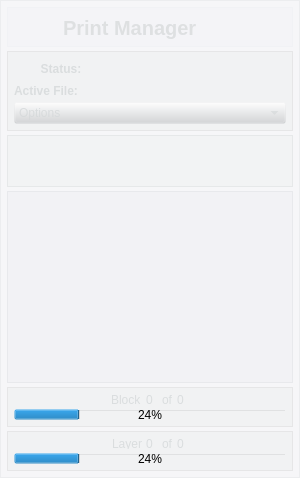
          <widget class="QFrame" name="printManager_frame">
           <property name="minimumSize">
            <size>
             <width>0</width>
             <height>360</height>
            </size>
           </property>
           <property name="styleSheet">
            <string notr="true">background: rgba(212,215,217,30);
</string>
           </property>
           <property name="frameShape">
            <enum>QFrame::StyledPanel</enum>
           </property>
           <property name="frameShadow">
            <enum>QFrame::Raised</enum>
           </property>
           <layout class="QVBoxLayout" name="verticalLayout_14">
            <property name="spacing">
             <number>4</number>
            </property>
            <property name="leftMargin">
             <number>6</number>
            </property>
            <property name="topMargin">
             <number>6</number>
            </property>
            <property name="rightMargin">
             <number>6</number>
            </property>
            <property name="bottomMargin">
             <number>6</number>
            </property>
            <item>
             <widget class="QFrame" name="PrintManagerTitle_frame">
              <property name="minimumSize">
               <size>
                <width>286</width>
                <height>0</height>
               </size>
              </property>
              <property name="maximumSize">
               <size>
                <width>16777215</width>
                <height>40</height>
               </size>
              </property>
              <property name="styleSheet">
               <string notr="true">background:rgba(212,215,217,10);
</string>
              </property>
              <property name="frameShape">
               <enum>QFrame::StyledPanel</enum>
              </property>
              <property name="frameShadow">
               <enum>QFrame::Raised</enum>
              </property>
              <layout class="QHBoxLayout" name="horizontalLayout_35">
               <property name="spacing">
                <number>4</number>
               </property>
               <property name="leftMargin">
                <number>4</number>
               </property>
               <property name="topMargin">
                <number>4</number>
               </property>
               <property name="rightMargin">
                <number>4</number>
               </property>
               <property name="bottomMargin">
                <number>4</number>
               </property>
               <item alignment="Qt::AlignLeft">
                <widget class="QPushButton" name="PrintManagerEnable_button">
                 <property name="sizePolicy">
                  <sizepolicy hsizetype="Preferred" vsizetype="Preferred">
                   <horstretch>0</horstretch>
                   <verstretch>0</verstretch>
                  </sizepolicy>
                 </property>
                 <property name="minimumSize">
                  <size>
                   <width>28</width>
                   <height>32</height>
                  </size>
                 </property>
                 <property name="baseSize">
                  <size>
                   <width>32</width>
                   <height>32</height>
                  </size>
                 </property>
                 <property name="styleSheet">
                  <string notr="true">background:none;
color: rgba(212,215,217,100)</string>
                 </property>
                 <property name="text">
                  <string/>
                 </property>
                 <property name="icon">
                  <iconset resource="../resources/icons.qrc">
                   <normaloff>:/icons/icons/toggle-off1.png</normaloff>
                   <normalon>:/icons/icons/toggle-on1.png</normalon>:/icons/icons/toggle-off1.png</iconset>
                 </property>
                 <property name="iconSize">
                  <size>
                   <width>34</width>
                   <height>22</height>
                  </size>
                 </property>
                 <property name="checkable">
                  <bool>true</bool>
                 </property>
                 <property name="flat">
                  <bool>true</bool>
                 </property>
                </widget>
               </item>
               <item>
                <widget class="QLabel" name="label_47">
                 <property name="minimumSize">
                  <size>
                   <width>225</width>
                   <height>32</height>
                  </size>
                 </property>
                 <property name="maximumSize">
                  <size>
                   <width>1000</width>
                   <height>16777215</height>
                  </size>
                 </property>
                 <property name="font">
                  <font>
                   <pointsize>15</pointsize>
                   <weight>75</weight>
                   <bold>true</bold>
                  </font>
                 </property>
                 <property name="styleSheet">
                  <string notr="true">background:none;
color: rgba(212,215,217,180)</string>
                 </property>
                 <property name="inputMethodHints">
                  <set>Qt::ImhNoEditMenu</set>
                 </property>
                 <property name="text">
                  <string>Print Manager</string>
                 </property>
                 <property name="alignment">
                  <set>Qt::AlignLeading|Qt::AlignLeft|Qt::AlignVCenter</set>
                 </property>
                </widget>
               </item>
              </layout>
             </widget>
            </item>
            <item>
             <widget class="QFrame" name="printManagerInfo_frame">
              <property name="sizePolicy">
               <sizepolicy hsizetype="Preferred" vsizetype="Minimum">
                <horstretch>0</horstretch>
                <verstretch>0</verstretch>
               </sizepolicy>
              </property>
              <property name="minimumSize">
               <size>
                <width>0</width>
                <height>80</height>
               </size>
              </property>
              <property name="maximumSize">
               <size>
                <width>16777215</width>
                <height>100</height>
               </size>
              </property>
              <property name="baseSize">
               <size>
                <width>0</width>
                <height>70</height>
               </size>
              </property>
              <property name="styleSheet">
               <string notr="true">background: rgba(212,215,217,40)</string>
              </property>
              <property name="frameShape">
               <enum>QFrame::StyledPanel</enum>
              </property>
              <property name="frameShadow">
               <enum>QFrame::Raised</enum>
              </property>
              <layout class="QVBoxLayout" name="verticalLayout_9">
               <property name="spacing">
                <number>4</number>
               </property>
               <property name="leftMargin">
                <number>6</number>
               </property>
               <property name="topMargin">
                <number>6</number>
               </property>
               <property name="rightMargin">
                <number>6</number>
               </property>
               <property name="bottomMargin">
                <number>6</number>
               </property>
               <item>
                <layout class="QHBoxLayout" name="printManagerStatus_layout">
                 <property name="spacing">
                  <number>0</number>
                 </property>
                 <item>
                  <widget class="QPushButton" name="printManagerStatus_indicator">
                   <property name="maximumSize">
                    <size>
                     <width>20</width>
                     <height>16777215</height>
                    </size>
                   </property>
                   <property name="styleSheet">
                    <string notr="true">background:none;</string>
                   </property>
                   <property name="text">
                    <string/>
                   </property>
                   <property name="icon">
                    <iconset resource="../resources/icons.qrc">
                     <normaloff>:/icons/icons/redbutton.png</normaloff>:/icons/icons/redbutton.png</iconset>
                   </property>
                   <property name="flat">
                    <bool>true</bool>
                   </property>
                  </widget>
                 </item>
                 <item>
                  <widget class="QLabel" name="printManagerStatus_title">
                   <property name="font">
                    <font>
                     <weight>75</weight>
                     <bold>true</bold>
                    </font>
                   </property>
                   <property name="styleSheet">
                    <string notr="true">background: none;
color: rgba(212,215,217,200)</string>
                   </property>
                   <property name="text">
                    <string>  Status:</string>
                   </property>
                  </widget>
                 </item>
                 <item>
                  <widget class="QLabel" name="printManager_status_field">
                   <property name="styleSheet">
                    <string notr="true">background: none;
color: rgba(212,215,217,200)</string>
                   </property>
                   <property name="text">
                    <string/>
                   </property>
                  </widget>
                 </item>
                </layout>
               </item>
               <item>
                <layout class="QHBoxLayout" name="printManagerFile_layout">
                 <item>
                  <widget class="QLabel" name="activeFile_titleLabel">
                   <property name="font">
                    <font>
                     <weight>75</weight>
                     <bold>true</bold>
                    </font>
                   </property>
                   <property name="styleSheet">
                    <string notr="true">background: none;
color: rgba(212,215,217,200)</string>
                   </property>
                   <property name="text">
                    <string>Active File:</string>
                   </property>
                  </widget>
                 </item>
                 <item>
                  <widget class="QLabel" name="printManager_file_field">
                   <property name="styleSheet">
                    <string notr="true">background: none;
color: rgba(212,215,217,200)</string>
                   </property>
                   <property name="text">
                    <string/>
                   </property>
                  </widget>
                 </item>
                </layout>
               </item>
               <item>
                <widget class="QComboBox" name="printManager_options_box">
                 <property name="styleSheet">
                  <string notr="true">background:rgba(212,215,217,10);
color:rgba(212,215,217,200)</string>
                 </property>
                 <item>
                  <property name="text">
                   <string>Options</string>
                  </property>
                 </item>
                </widget>
               </item>
              </layout>
             </widget>
            </item>
            <item>
             <widget class="QFrame" name="printManagerControls_frame">
              <property name="minimumSize">
               <size>
                <width>0</width>
                <height>50</height>
               </size>
              </property>
              <property name="maximumSize">
               <size>
                <width>16777215</width>
                <height>65</height>
               </size>
              </property>
              <property name="styleSheet">
               <string notr="true">background: rgba(212,215,217,35)</string>
              </property>
              <property name="frameShape">
               <enum>QFrame::StyledPanel</enum>
              </property>
              <property name="frameShadow">
               <enum>QFrame::Raised</enum>
              </property>
              <layout class="QHBoxLayout" name="horizontalLayout_10">
               <item>
                <widget class="QPushButton" name="printManager_reset_button">
                 <property name="sizePolicy">
                  <sizepolicy hsizetype="Fixed" vsizetype="Fixed">
                   <horstretch>0</horstretch>
                   <verstretch>0</verstretch>
                  </sizepolicy>
                 </property>
                 <property name="minimumSize">
                  <size>
                   <width>32</width>
                   <height>32</height>
                  </size>
                 </property>
                 <property name="font">
                  <font>
                   <pointsize>14</pointsize>
                  </font>
                 </property>
                 <property name="styleSheet">
                  <string notr="true">background: rgba(0,0,0,0);
color: rgb(212,215,217);</string>
                 </property>
                 <property name="text">
                  <string/>
                 </property>
                 <property name="icon">
                  <iconset resource="../resources/icons.qrc">
                   <normaloff>:/icons/icons/iosSkipback.png</normaloff>:/icons/icons/iosSkipback.png</iconset>
                 </property>
                 <property name="iconSize">
                  <size>
                   <width>23</width>
                   <height>36</height>
                  </size>
                 </property>
                 <property name="flat">
                  <bool>true</bool>
                 </property>
                </widget>
               </item>
               <item>
                <widget class="QPushButton" name="printManager_stop_button">
                 <property name="sizePolicy">
                  <sizepolicy hsizetype="Fixed" vsizetype="Fixed">
                   <horstretch>0</horstretch>
                   <verstretch>0</verstretch>
                  </sizepolicy>
                 </property>
                 <property name="minimumSize">
                  <size>
                   <width>32</width>
                   <height>32</height>
                  </size>
                 </property>
                 <property name="font">
                  <font>
                   <pointsize>14</pointsize>
                  </font>
                 </property>
                 <property name="styleSheet">
                  <string notr="true">background: rgba(0,0,0,0);
color: rgb(212,215,217);</string>
                 </property>
                 <property name="text">
                  <string/>
                 </property>
                 <property name="icon">
                  <iconset resource="../resources/icons.qrc">
                   <normaloff>:/icons/icons/stop.png</normaloff>:/icons/icons/stop.png</iconset>
                 </property>
                 <property name="iconSize">
                  <size>
                   <width>21</width>
                   <height>36</height>
                  </size>
                 </property>
                 <property name="flat">
                  <bool>true</bool>
                 </property>
                </widget>
               </item>
               <item>
                <widget class="QPushButton" name="printManager_pause_button">
                 <property name="sizePolicy">
                  <sizepolicy hsizetype="Fixed" vsizetype="Fixed">
                   <horstretch>0</horstretch>
                   <verstretch>0</verstretch>
                  </sizepolicy>
                 </property>
                 <property name="minimumSize">
                  <size>
                   <width>32</width>
                   <height>32</height>
                  </size>
                 </property>
                 <property name="font">
                  <font>
                   <pointsize>14</pointsize>
                  </font>
                 </property>
                 <property name="styleSheet">
                  <string notr="true">background: none;
color: rgb(212,215,217);</string>
                 </property>
                 <property name="text">
                  <string/>
                 </property>
                 <property name="icon">
                  <iconset resource="../resources/icons.qrc">
                   <normaloff>:/icons/icons/iosPause.png</normaloff>:/icons/icons/iosPause.png</iconset>
                 </property>
                 <property name="iconSize">
                  <size>
                   <width>21</width>
                   <height>36</height>
                  </size>
                 </property>
                 <property name="flat">
                  <bool>true</bool>
                 </property>
                </widget>
               </item>
               <item>
                <widget class="QPushButton" name="printManager_start_button">
                 <property name="sizePolicy">
                  <sizepolicy hsizetype="Fixed" vsizetype="Fixed">
                   <horstretch>0</horstretch>
                   <verstretch>0</verstretch>
                  </sizepolicy>
                 </property>
                 <property name="minimumSize">
                  <size>
                   <width>32</width>
                   <height>32</height>
                  </size>
                 </property>
                 <property name="font">
                  <font>
                   <pointsize>14</pointsize>
                  </font>
                 </property>
                 <property name="styleSheet">
                  <string notr="true">background: rgba(0,0,0,0);
color: rgb(212,215,217);</string>
                 </property>
                 <property name="text">
                  <string/>
                 </property>
                 <property name="icon">
                  <iconset resource="../resources/icons.qrc">
                   <normaloff>:/icons/icons/iosPlay.png</normaloff>:/icons/icons/iosPlay.png</iconset>
                 </property>
                 <property name="iconSize">
                  <size>
                   <width>18</width>
                   <height>36</height>
                  </size>
                 </property>
                 <property name="flat">
                  <bool>true</bool>
                 </property>
                </widget>
               </item>
              </layout>
             </widget>
            </item>
            <item>
             <widget class="QTextBrowser" name="printManager_textBrowser">
              <property name="sizePolicy">
               <sizepolicy hsizetype="Preferred" vsizetype="Preferred">
                <horstretch>0</horstretch>
                <verstretch>0</verstretch>
               </sizepolicy>
              </property>
              <property name="maximumSize">
               <size>
                <width>16777215</width>
                <height>500</height>
               </size>
              </property>
             </widget>
            </item>
            <item>
             <widget class="QFrame" name="blockProgress_frame">
              <property name="minimumSize">
               <size>
                <width>0</width>
                <height>0</height>
               </size>
              </property>
              <property name="maximumSize">
               <size>
                <width>16777215</width>
                <height>40</height>
               </size>
              </property>
              <property name="baseSize">
               <size>
                <width>0</width>
                <height>41</height>
               </size>
              </property>
              <property name="styleSheet">
               <string notr="true">background: rgba(212,215,217,40);
</string>
              </property>
              <property name="frameShape">
               <enum>QFrame::StyledPanel</enum>
              </property>
              <property name="frameShadow">
               <enum>QFrame::Raised</enum>
              </property>
              <layout class="QVBoxLayout" name="verticalLayout_16">
               <property name="spacing">
                <number>4</number>
               </property>
               <property name="leftMargin">
                <number>6</number>
               </property>
               <property name="topMargin">
                <number>6</number>
               </property>
               <property name="rightMargin">
                <number>6</number>
               </property>
               <property name="bottomMargin">
                <number>6</number>
               </property>
               <item>
                <layout class="QHBoxLayout" name="blockProgress_layout">
                 <item>
                  <spacer name="horizontalSpacer_11">
                   <property name="orientation">
                    <enum>Qt::Horizontal</enum>
                   </property>
                   <property name="sizeHint" stdset="0">
                    <size>
                     <width>40</width>
                     <height>20</height>
                    </size>
                   </property>
                  </spacer>
                 </item>
                 <item>
                  <widget class="QLabel" name="blockTitle_label">
                   <property name="styleSheet">
                    <string notr="true">background: none;
color: rgba(212,215,217,200)</string>
                   </property>
                   <property name="text">
                    <string>Block</string>
                   </property>
                  </widget>
                 </item>
                 <item>
                  <widget class="QLabel" name="currentBlock_field">
                   <property name="minimumSize">
                    <size>
                     <width>12</width>
                     <height>0</height>
                    </size>
                   </property>
                   <property name="styleSheet">
                    <string notr="true">background: none;
color: rgba(212,215,217,200)</string>
                   </property>
                   <property name="text">
                    <string>0</string>
                   </property>
                  </widget>
                 </item>
                 <item>
                  <widget class="QLabel" name="blockOf_label">
                   <property name="maximumSize">
                    <size>
                     <width>12</width>
                     <height>16777215</height>
                    </size>
                   </property>
                   <property name="styleSheet">
                    <string notr="true">background: none;
color: rgba(212,215,217,200)</string>
                   </property>
                   <property name="text">
                    <string>of</string>
                   </property>
                  </widget>
                 </item>
                 <item>
                  <widget class="QLabel" name="totalBlocks_field">
                   <property name="minimumSize">
                    <size>
                     <width>12</width>
                     <height>0</height>
                    </size>
                   </property>
                   <property name="styleSheet">
                    <string notr="true">background: none;
color: rgba(212,215,217,200)</string>
                   </property>
                   <property name="text">
                    <string>0</string>
                   </property>
                  </widget>
                 </item>
                 <item>
                  <spacer name="horizontalSpacer_10">
                   <property name="orientation">
                    <enum>Qt::Horizontal</enum>
                   </property>
                   <property name="sizeHint" stdset="0">
                    <size>
                     <width>40</width>
                     <height>20</height>
                    </size>
                   </property>
                  </spacer>
                 </item>
                </layout>
               </item>
               <item>
                <widget class="QProgressBar" name="printManager_block_bar">
                 <property name="styleSheet">
                  <string notr="true">background: rgba(0,0,0,0)</string>
                 </property>
                 <property name="value">
                  <number>24</number>
                 </property>
                </widget>
               </item>
              </layout>
             </widget>
            </item>
            <item>
             <widget class="QFrame" name="layerProgress_frame">
              <property name="minimumSize">
               <size>
                <width>0</width>
                <height>0</height>
               </size>
              </property>
              <property name="maximumSize">
               <size>
                <width>16777215</width>
                <height>40</height>
               </size>
              </property>
              <property name="baseSize">
               <size>
                <width>0</width>
                <height>41</height>
               </size>
              </property>
              <property name="styleSheet">
               <string notr="true">background: rgba(212,215,217,40);
</string>
              </property>
              <property name="frameShape">
               <enum>QFrame::StyledPanel</enum>
              </property>
              <property name="frameShadow">
               <enum>QFrame::Raised</enum>
              </property>
              <layout class="QVBoxLayout" name="verticalLayout_20">
               <property name="spacing">
                <number>4</number>
               </property>
               <property name="leftMargin">
                <number>6</number>
               </property>
               <property name="topMargin">
                <number>6</number>
               </property>
               <property name="rightMargin">
                <number>6</number>
               </property>
               <property name="bottomMargin">
                <number>6</number>
               </property>
               <item>
                <layout class="QHBoxLayout" name="LayerProgress_layout">
                 <item>
                  <spacer name="horizontalSpacer_12">
                   <property name="orientation">
                    <enum>Qt::Horizontal</enum>
                   </property>
                   <property name="sizeHint" stdset="0">
                    <size>
                     <width>40</width>
                     <height>20</height>
                    </size>
                   </property>
                  </spacer>
                 </item>
                 <item>
                  <widget class="QLabel" name="layerTitle_label">
                   <property name="styleSheet">
                    <string notr="true">background: none;
color: rgba(212,215,217,200)</string>
                   </property>
                   <property name="text">
                    <string>Layer</string>
                   </property>
                  </widget>
                 </item>
                 <item>
                  <widget class="QLabel" name="currentLayer_field">
                   <property name="minimumSize">
                    <size>
                     <width>12</width>
                     <height>0</height>
                    </size>
                   </property>
                   <property name="styleSheet">
                    <string notr="true">background: none;
color: rgba(212,215,217,200)</string>
                   </property>
                   <property name="text">
                    <string>0</string>
                   </property>
                  </widget>
                 </item>
                 <item>
                  <widget class="QLabel" name="layerOf_label">
                   <property name="maximumSize">
                    <size>
                     <width>12</width>
                     <height>16777215</height>
                    </size>
                   </property>
                   <property name="styleSheet">
                    <string notr="true">background: none;
color: rgba(212,215,217,200)</string>
                   </property>
                   <property name="text">
                    <string>of</string>
                   </property>
                  </widget>
                 </item>
                 <item>
                  <widget class="QLabel" name="totalLayers_field">
                   <property name="minimumSize">
                    <size>
                     <width>12</width>
                     <height>0</height>
                    </size>
                   </property>
                   <property name="styleSheet">
                    <string notr="true">background: none;
color: rgba(212,215,217,200)</string>
                   </property>
                   <property name="text">
                    <string>0</string>
                   </property>
                  </widget>
                 </item>
                 <item>
                  <spacer name="horizontalSpacer_13">
                   <property name="orientation">
                    <enum>Qt::Horizontal</enum>
                   </property>
                   <property name="sizeHint" stdset="0">
                    <size>
                     <width>40</width>
                     <height>20</height>
                    </size>
                   </property>
                  </spacer>
                 </item>
                </layout>
               </item>
               <item>
                <widget class="QProgressBar" name="printManager_layer_bar">
                 <property name="styleSheet">
                  <string notr="true">background: rgba(0,0,0,0)</string>
                 </property>
                 <property name="value">
                  <number>24</number>
                 </property>
                </widget>
               </item>
              </layout>
             </widget>
            </item>
           </layout>
          </widget>
